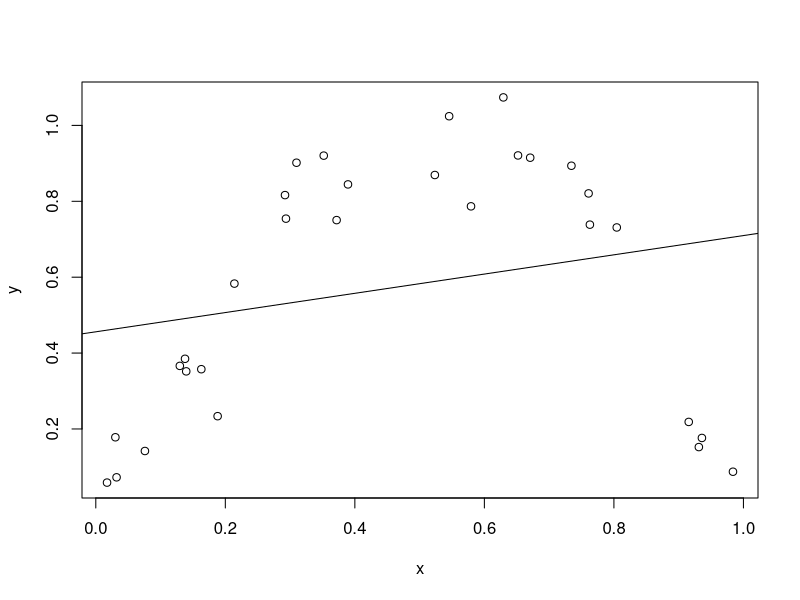
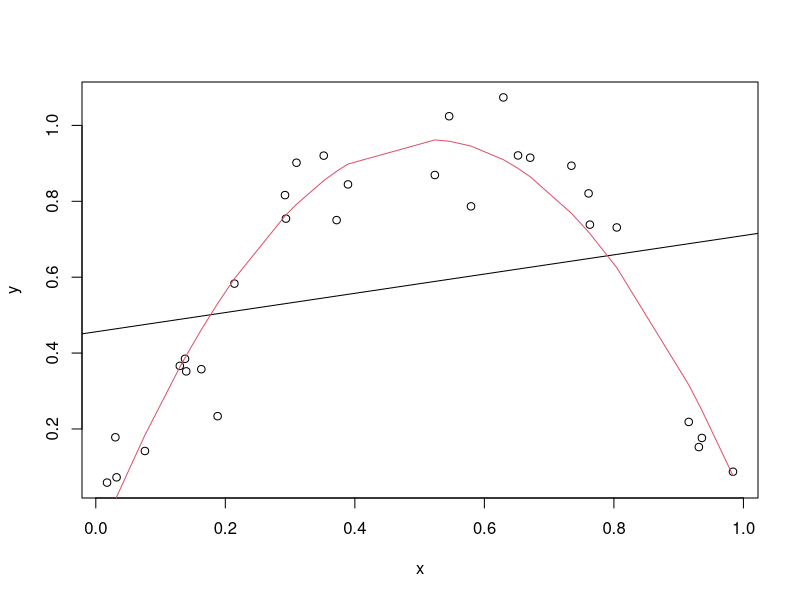
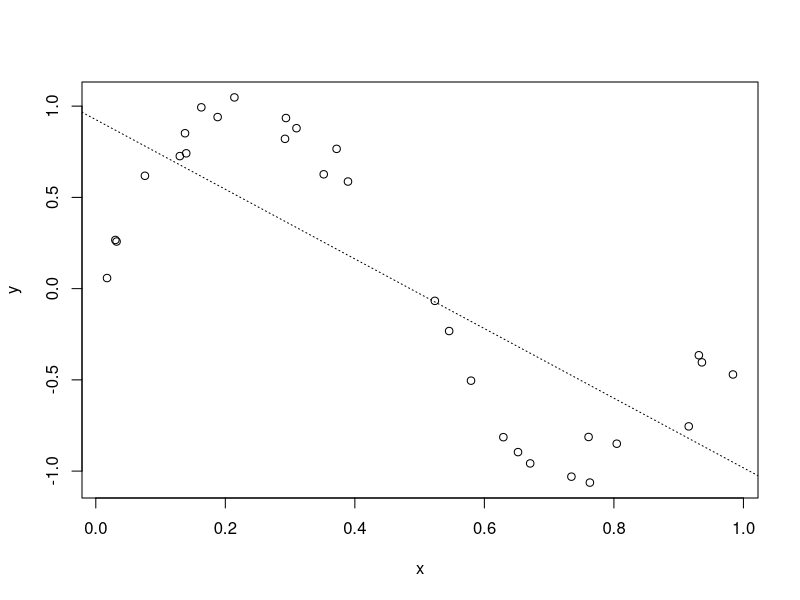
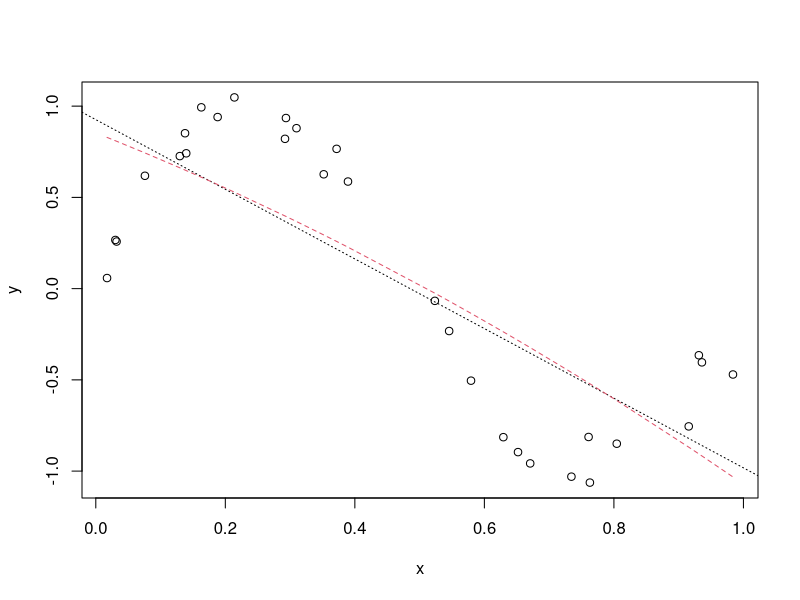
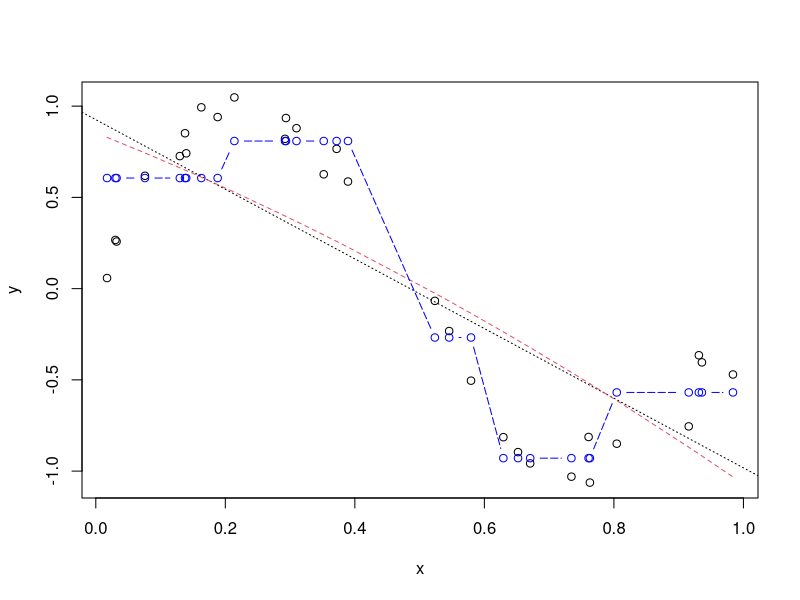
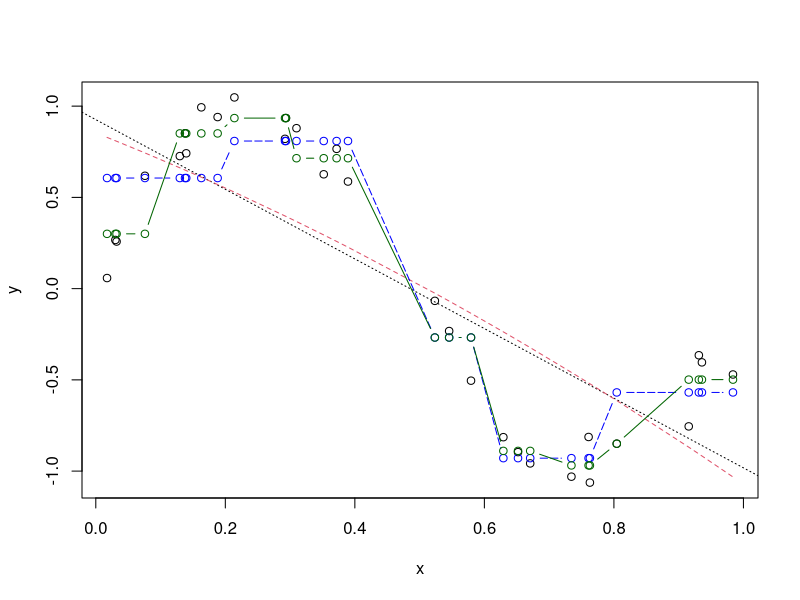
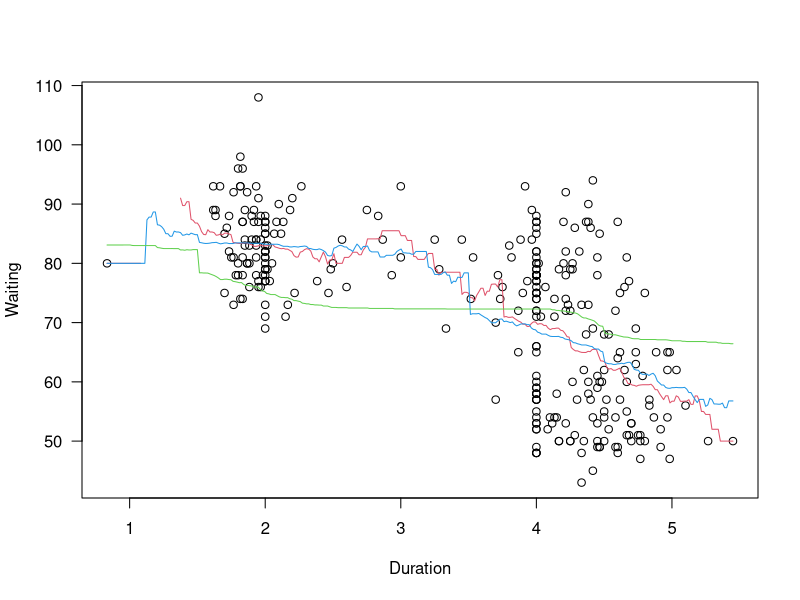
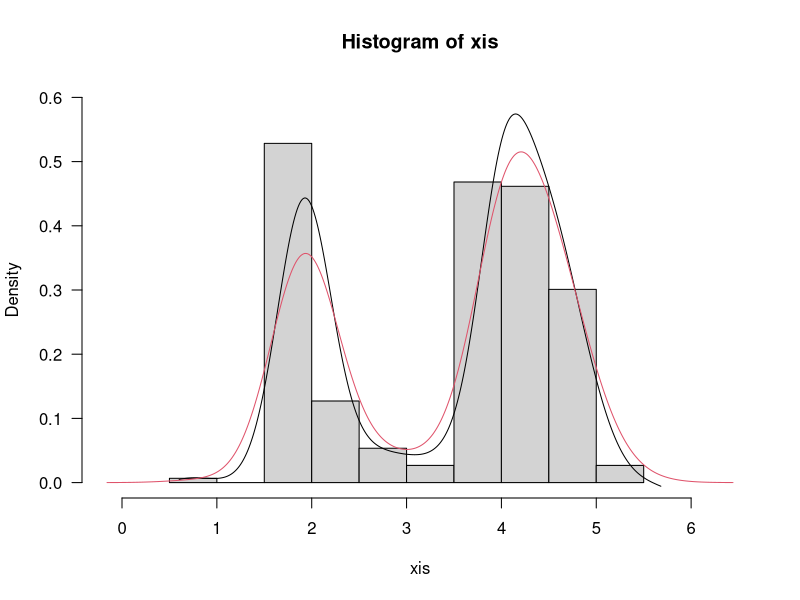

The R source for these figures, in order:
## ---- chunk 1
n=30; x=sort(runif(n,0,1)); y=sin(x*pi)+rnorm(n,0,0.1)
plot(x,y); m1=lm(y~x); abline(m1)

x2=x^2; m2=update(m1,~.+x2)
plot(x,y); abline(m1); lines(x,m2$fit,col=2)

summary(m1)

summary(m2)

y=sin(x*pi*2)+rnorm(n,0,0.1); plot(x,y); m1=lm(y~x); abline(m1,lty=3)

m2=update(m1,~.+I(x^2));plot(x,y); abline(m1,lty=3);
lines(x,m2$fit,col=2,lty=2)

range(x); cx5=cut(x,5); levels(cx5);

cx5=cut(x,5,include.lowest=T); levels(cx5)

m3=lm(y~cx5);
summary(m3)$coef

tapply(y,cx5,mean)

plot(x,y); abline(m1,lty=3); lines(x,m2$fit,col=2,lty=2)
lines(x,m3$fit,col="blue",lty=5,type="b")

cx10=cut(x,10,include.lowest=T); m4=update(m3,~cx10)
plot(x,y); abline(m1,lty=3); lines(x,m2$fit,col=2,lty=2)
lines(x,m3$fit,col="blue",lty=5,type="b");
lines(x,m4$fit,col="darkgreen",lty=1,type="b")




## ---- chunk 2

library(KernSmooth); data(geyser, package = "MASS")

xis=geyser$duration; yis=geyser$waiting
plot(xis, yis,xlab="Duration",ylab="Waiting",las=1)
fit1=ksmooth(xis, yis, bandwidth = 0.5); lines(fit1,col=2)
fit2=ksmooth(xis, yis,band= 1);lines(fit2,col=4)
fit3=ksmooth(xis, yis,band= 5);lines(fit3,col=3)

## ---- chunk 3
est=locpoly(xis, bandwidth = 0.25); do=density(xis);
hist(xis,prob=T,ylim=c(0,0.6),xlim=range(est$x,xis,do$x),las=1)
lines(est$x,est$y); lines(do$x,do$y,col=2)

plot(xis, yis,xlab="Duration",ylab="Waiting",las=1)
fit1=locpoly(xis, yis, degree=1,band= 0.25); lines(fit1,col=2)
fit2=locpoly(xis, yis, degree=2,band= 0.25);lines(fit2,col=4)
fit3=locpoly(xis, yis, degree=2,band= 0.5);lines(fit3,col=3)
